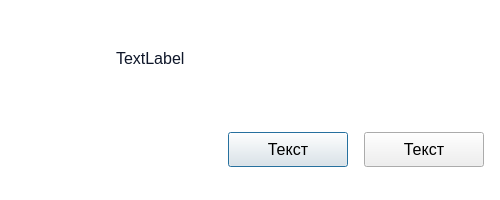
<?xml version="1.0" encoding="UTF-8"?>
<ui version="4.0">
 <class>ActionMessageBoxDialog</class>
 <widget class="QDialog" name="ActionMessageBoxDialog">
  <property name="geometry">
   <rect>
    <x>0</x>
    <y>0</y>
    <width>500</width>
    <height>200</height>
   </rect>
  </property>
  <property name="minimumSize">
   <size>
    <width>0</width>
    <height>0</height>
   </size>
  </property>
  <property name="font">
   <font>
    <family>Segoe UI</family>
    <pointsize>12</pointsize>
   </font>
  </property>
  <property name="windowTitle">
   <string>Dialog</string>
  </property>
  <property name="styleSheet">
   <string notr="true">QDialog {
    background-color: #FFFFFF; 
}

QLabel {
    color: #0F172A;
}

QFrame {
    background-color: #FFFFFF;
    border: none;
}</string>
  </property>
  <layout class="QVBoxLayout" name="verticalLayout">
   <property name="spacing">
    <number>24</number>
   </property>
   <property name="leftMargin">
    <number>16</number>
   </property>
   <property name="topMargin">
    <number>24</number>
   </property>
   <property name="rightMargin">
    <number>16</number>
   </property>
   <property name="bottomMargin">
    <number>16</number>
   </property>
   <item>
    <widget class="QFrame" name="message_frame">
     <property name="sizePolicy">
      <sizepolicy hsizetype="Expanding" vsizetype="Preferred">
       <horstretch>0</horstretch>
       <verstretch>0</verstretch>
      </sizepolicy>
     </property>
     <property name="frameShape">
      <enum>QFrame::StyledPanel</enum>
     </property>
     <property name="frameShadow">
      <enum>QFrame::Raised</enum>
     </property>
     <layout class="QHBoxLayout" name="horizontalLayout">
      <property name="spacing">
       <number>36</number>
      </property>
      <property name="leftMargin">
       <number>0</number>
      </property>
      <property name="topMargin">
       <number>0</number>
      </property>
      <property name="rightMargin">
       <number>0</number>
      </property>
      <property name="bottomMargin">
       <number>0</number>
      </property>
      <item>
       <widget class="QLabel" name="message_icon_label">
        <property name="minimumSize">
         <size>
          <width>64</width>
          <height>64</height>
         </size>
        </property>
        <property name="maximumSize">
         <size>
          <width>64</width>
          <height>64</height>
         </size>
        </property>
        <property name="font">
         <font>
          <pointsize>12</pointsize>
         </font>
        </property>
        <property name="text">
         <string/>
        </property>
       </widget>
      </item>
      <item>
       <widget class="QFrame" name="text_frame">
        <property name="frameShape">
         <enum>QFrame::StyledPanel</enum>
        </property>
        <property name="frameShadow">
         <enum>QFrame::Raised</enum>
        </property>
        <layout class="QHBoxLayout" name="horizontalLayout_3">
         <property name="spacing">
          <number>0</number>
         </property>
         <property name="leftMargin">
          <number>0</number>
         </property>
         <property name="topMargin">
          <number>0</number>
         </property>
         <property name="bottomMargin">
          <number>0</number>
         </property>
         <item>
          <widget class="QLabel" name="message_text_label">
           <property name="sizePolicy">
            <sizepolicy hsizetype="Expanding" vsizetype="Preferred">
             <horstretch>0</horstretch>
             <verstretch>0</verstretch>
            </sizepolicy>
           </property>
           <property name="font">
            <font>
             <pointsize>12</pointsize>
            </font>
           </property>
           <property name="text">
            <string>TextLabel</string>
           </property>
           <property name="wordWrap">
            <bool>true</bool>
           </property>
          </widget>
         </item>
        </layout>
       </widget>
      </item>
     </layout>
    </widget>
   </item>
   <item>
    <widget class="QFrame" name="buttons_frame">
     <property name="frameShape">
      <enum>QFrame::StyledPanel</enum>
     </property>
     <property name="frameShadow">
      <enum>QFrame::Raised</enum>
     </property>
     <layout class="QHBoxLayout" name="horizontalLayout_2">
      <property name="spacing">
       <number>16</number>
      </property>
      <property name="leftMargin">
       <number>0</number>
      </property>
      <property name="topMargin">
       <number>0</number>
      </property>
      <property name="rightMargin">
       <number>0</number>
      </property>
      <property name="bottomMargin">
       <number>0</number>
      </property>
      <item>
       <spacer name="horizontalSpacer_2">
        <property name="orientation">
         <enum>Qt::Horizontal</enum>
        </property>
        <property name="sizeHint" stdset="0">
         <size>
          <width>225</width>
          <height>20</height>
         </size>
        </property>
       </spacer>
      </item>
      <item>
       <widget class="QPushButton" name="main_action_pushButton">
        <property name="sizePolicy">
         <sizepolicy hsizetype="Fixed" vsizetype="Fixed">
          <horstretch>0</horstretch>
          <verstretch>0</verstretch>
         </sizepolicy>
        </property>
        <property name="minimumSize">
         <size>
          <width>120</width>
          <height>35</height>
         </size>
        </property>
        <property name="font">
         <font>
          <pointsize>12</pointsize>
         </font>
        </property>
        <property name="text">
         <string>Текст</string>
        </property>
       </widget>
      </item>
      <item>
       <widget class="QPushButton" name="secondary_action_pushButton">
        <property name="sizePolicy">
         <sizepolicy hsizetype="Fixed" vsizetype="Fixed">
          <horstretch>0</horstretch>
          <verstretch>0</verstretch>
         </sizepolicy>
        </property>
        <property name="minimumSize">
         <size>
          <width>120</width>
          <height>35</height>
         </size>
        </property>
        <property name="font">
         <font>
          <pointsize>12</pointsize>
         </font>
        </property>
        <property name="text">
         <string>Текст</string>
        </property>
       </widget>
      </item>
     </layout>
    </widget>
   </item>
  </layout>
 </widget>
 <resources/>
 <connections/>
</ui>
